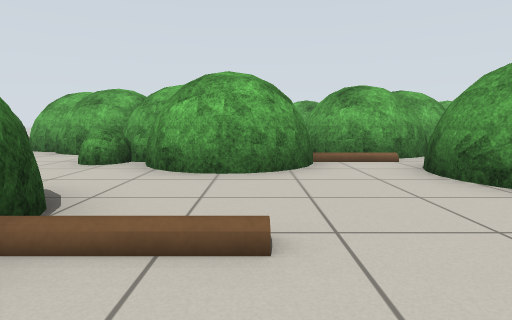
View 1 (above)

13 first-person views from a walk through a robot-simulator world made for Gazebo. The camera is 0.66 m above the floor, tilts 6° down and sees 75° across. The floor is counted in squares, 1 m on a side. Each view is taken from the middle of a square. On the plan, view 1 faces up. The plan holds only what a view shows up to about 10 squares ahead; the rest is blank. The place goes on beyond the plan. Some stock models are drawn as simple stand-ins.

View 2
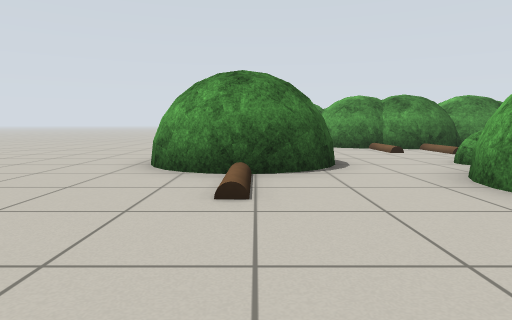

View 3
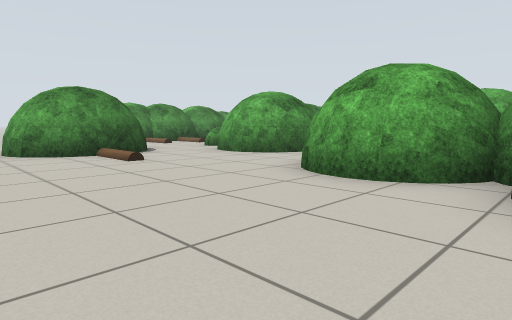

View 4
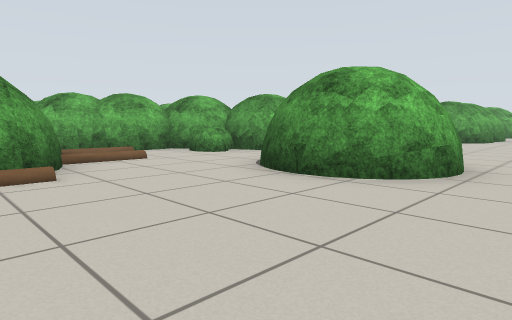

View 5
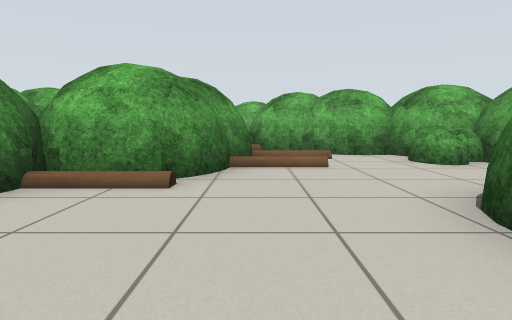

View 6
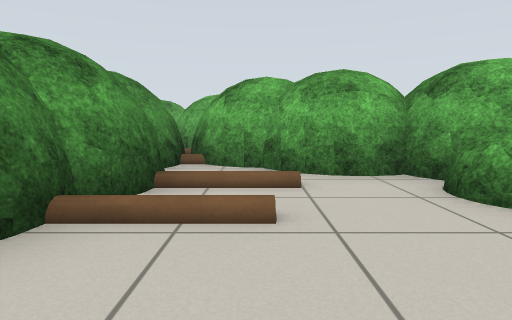

View 7
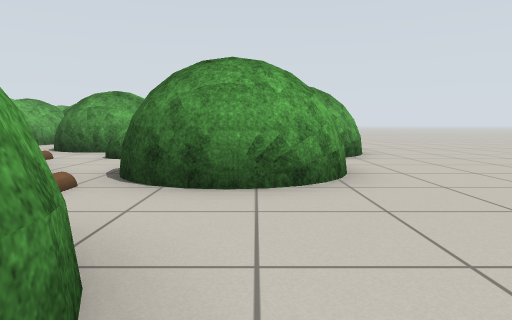

View 8
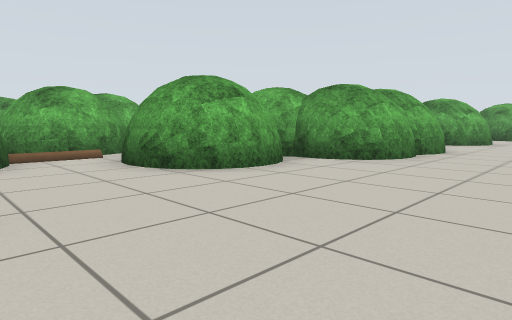

View 9
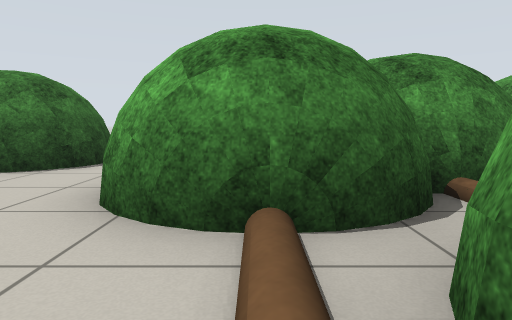

View 10
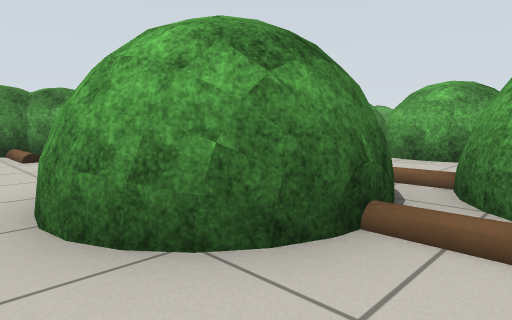

View 11
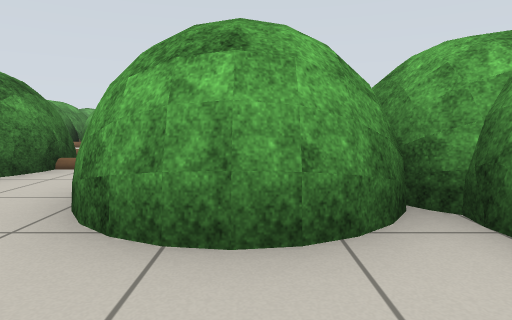

View 12
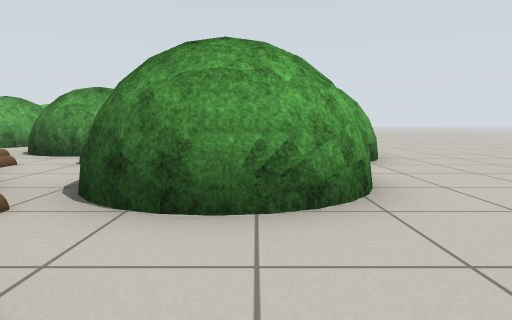

View 13
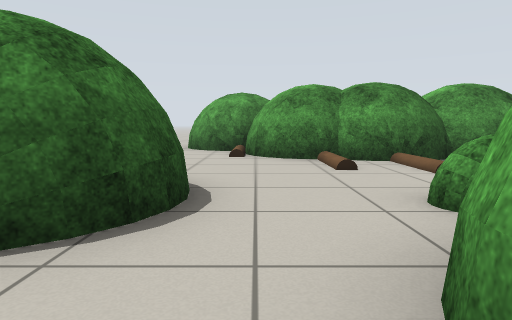

### Floor plan
Points are (right, up) in squares from view 1. A wall is a line through its corners. A room is listed if a view was taken in it or the views show most of it. See-through windows are left out.
Room 1 (views 1, 2, 4, 5, 6, 7, 8, 9, 10, 11, 12, 13)
walls: (-2.8, 7.9) (-3.1, 7.7) (-3.6, 7.6) (-4.2, 7.7) (-4.7, 8.3); (-3.2, 7.5) (-3.9, 7.4); (-3.4, 7.4) (-4.2, 7.5); (-3.6, 7.3) (-4.6, 7.7); (5.9, 2.5) (5.7, 3); (5.9, 2.3) (5.7, 2.8); (6.1, 2) (5.7, 2.5) (5.6, 3.2); (6.4, 1.9) (5.9, 2.7) (5.8, 3.2); (-6.4, 12.3) (-6.9, 12.5) (-7.2, 12.9)
low walls: (-2.7, 7.7) (-3.6, 7.3); (-4.2, 7.5) (-4.8, 8); (-4.6, 7.7) (-4.9, 8.3); (5.7, 2.3) (5.5, 2.9); (6, 2.1) (5.6, 2.8) (5.5, 3.3); (-6.5, 12.1) (-7, 12.3); (-6.8, 12.1) (-7.3, 12.6)
ways out: opening at (6.3, 2.5) to room 2
objects: tree (-8, 4); tree (-8, 4) to (-7, 6); tree (-8, 8) to (-6, 9); other object (-8, 10) to (-8, 11); tree (-7, 6) to (-6, 7); tree (-6, 9) to (-4, 10); tree (-4, 0) to (-2, 3); bush (-3, 6); tree (-3, 7) to (0, 9); tree (-3, 10) to (-2, 11); tree (-1, 5) to (1, 7); tree (-1, 11) to (1, 12); tree (1, 7) to (4, 8); tree (3, 3) to (5, 6); tree (4, 8) to (5, 9); tree (5, 4) to (6, 5); bush (6, 6) to (6, 7); tree (7, 7) to (8, 9)
Room 2 (view 3)
walls: (7.4, 1.9) (7.1, 1.8) (6.4, 1.9); (6.5, 1.9) (6.4, 2); (7, 1.6) (6.3, 1.7)
low walls: (6.8, 2.3) (6.4, 2.5); (6.3, 1.7) (6, 2.1); (7.4, 1.6) (6.8, 1.5) (6.1, 1.8)
ways out: opening at (6.3, 2.5) to room 1
objects: tree (8, 2) to (9, 3)

Where each view was taken, in squares from view 1:
view 1: 0 up, 0 right, facing up
view 2: 2 up, 3 right, facing left
view 3: 1 down, 6 right, facing up-left
view 4: 1 down, 8 left, facing up-right
view 5: 0 up, 6 left, facing up
view 6: 3 up, 5 left, facing up
view 7: 4 up, 1 left, facing right
view 8: 1 down, 0 right, facing up-right
view 9: 6 up, 3 right, facing left
view 10: 4 up, 2 right, facing up-left
view 11: 1 up, 4 right, facing up
view 12: 4 up, 0 right, facing right
view 13: 4 up, 0 right, facing left
